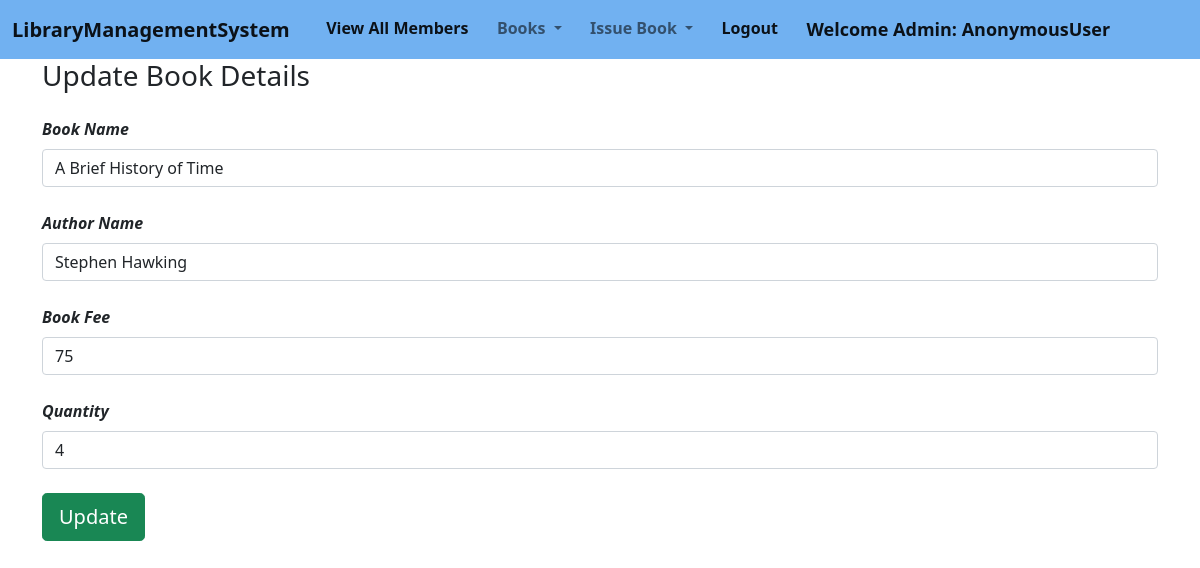
Page /edit_book/1/ on the committed database.
### library/models.py (models this page shows, shortened)
class Book(models.Model):
    name = models.CharField(max_length=200)
    author = models.CharField(max_length=200)
    fees = models.PositiveIntegerField()
    quantity = models.PositiveIntegerField()

### library/views.py (the view)
# urls.py: path("edit_book/<int:myid>/", views.edit_book, name="edit_book"),
def edit_book(request, myid):
    update_book = Book.objects.get(id=myid)
    return render(request,'edit_book.html', {'update_book':update_book})

### library/templates/edit_book.html (shortened to what this page needs)
{% extends 'admin_navbar.html' %}
{% load static %}
{% block body %}
<div class="col-md-12">
    <form method="POST" class="post-form" action="/update/{{ update_book.id }}">
    <div class="container">
        <div class="col-12">
            <h3>Update Book Details</h3>
        </div>
        <div class="row mt-4">
            <div class="form-group col-md-12">
                <label><i style="font-weight: bold;">Book Name</i></label>
                <input type="text" class="form-control mt-2" name="name" id="myid_name" value="{{ update_book.name }}">
            </div>
        </div>
        <div class="row mt-4">
            <div class="form-group col-md-12">
                <label><i style="font-weight: bold;">Author Name</i></label>
                <input type="text" class="form-control mt-2" name="author" id="myid_author" value="{{ update_book.author }}">
            </div>
        </div>
        <div class="row mt-4">
            <div class="form-group col-md-12">
                <label><i style="font-weight: bold;">Book Fee</i></label>
                <input type="number" class="form-control mt-2" name="fees" id="myid_fees" value="{{ update_book.fees }}">
            </div>
        </div>
        <div class="row mt-4">
            <div class="form-group col-md-12">
                <label><i style="font-weight: bold;">Quantity</i></label>
                <input type="number" class="form-control mt-2" name="quantity" id="myid_quantity" value="{{ update_book.quantity }}">
            </div>
        </div>
        <br>
        <button type="submit" class="btn btn-success btn-lg">Update</button>
    </div>
    </form>
{% endblock %}

### rows in the picture
Book: name "A Brief History of Time", author "Stephen Hawking", fees "75", quantity "4"

### other values in the picture
{{ request.user }} "AnonymousUser"
